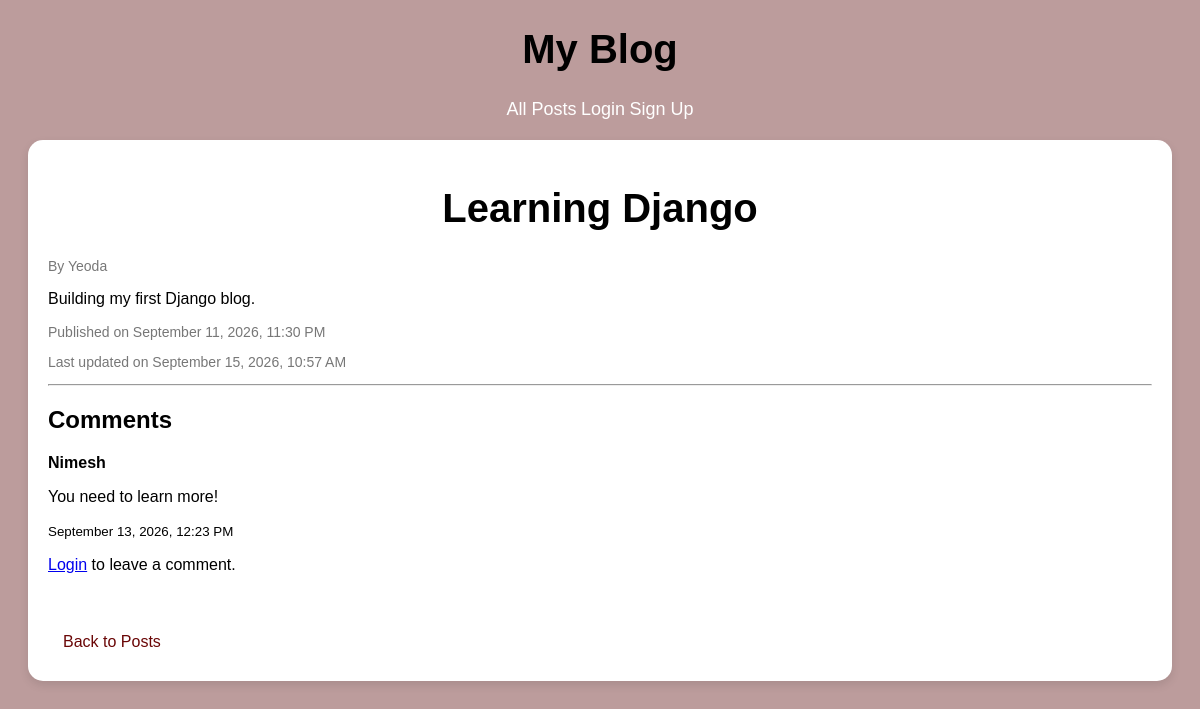
Screenshot of /posts/6/ with the database file from the repository.
### posts/models.py (models this page shows, shortened)
class Post(models.Model):
    title = models.CharField(max_length=200)
    content = models.TextField()
    author = models.ForeignKey(User, on_delete=models.CASCADE)
    created_at = models.DateTimeField(auto_now_add=True)
    updated_at = models.DateTimeField(auto_now=True)

class Comment(models.Model):
    post = models.ForeignKey(Post, on_delete=models.CASCADE, related_name="comments")
    author = models.ForeignKey(User, on_delete=models.CASCADE)
    content = models.TextField()
    created_at = models.DateTimeField(auto_now_add=True)
    updated_at = models.DateTimeField(auto_now=True)

### posts/views.py (the view)
# urls.py: path("<int:post_id>/", views.post_details, name="post_detail"), # type: ignore
def post_details(request, post_id):
    post = get_object_or_404(Post.objects.select_related("author").prefetch_related("comments__author"), id=post_id)
    if request.method == "POST":
        if not request.user.is_authenticated:
            return redirect("login")
        form = CommentForm(request.POST)
        if form.is_valid():
            comment = form.save(commit=False)
            comment.post = post
            comment.author = request.user
            comment.save()
            return redirect("post_detail", post_id = post.id)
    else:
        form = CommentForm()
    return render(request, "posts/post_detail.html", {"post": post, "form": form,})

### posts/templates/posts/post_detail.html (shortened to what this page needs)
{% extends "posts/base.html" %}
{% block bodycontent %}
    <div class="post">
    <h1>{{ post.title }}</h1>
    <p class="meta">By {{ post.author.username }}</p>
    <p>{{ post.content }}</p>
    <p class="meta">Published on {{ post.created_at|date:"F j, Y, g:i A" }}</p>
    <p class="meta">Last updated on {{post.updated_at|date:"F j, Y, g:i A" }}</p>
    <hr>
    <h2>Comments</h2>
    {% for comment in post.comments.all %}
        <div class="comment">
            <strong>{{ comment.author.username }}</strong>
            <p>{{ comment.content }}</p>
            <small>
                {{ comment.created_at|date:"F j, Y, g:i A" }}
            </small>
        </div>
    {% empty %}
        <p>No comments yet. Be the first to comment!</p>
    {% endfor %}
    {% if user.is_authenticated %}
        <h3>Leave a comment</h3>
        <form method="post">
            {% csrf_token %}
            {{ form.as_p }}
            <button type="submit">Post Comment</button>
        </form>
    {% else %}
        <p>
            <a href="{% url 'login' %}">Login</a>
            to leave a comment.
        </p>
    {% endif %}
    <br>
    <a class="back-link" href="{% url 'post_list' %}">Back to Posts</a>
    </div>
{% endblock %}

### posts/static/posts/style.css (style rules this page uses)
body { font-family: Arial, sans-serif; background-color: #bc9c9c; }
.post { background-color: white; padding: 20px; margin: 20px; border-radius: 15px; box-shadow: 0 4px 10px rgba(0, 0, 0, 0.1); }
h1 { text-align: center; font-size: 40px; }
.meta { color: #777; font-size: 14px; }
.back-link { display: inline-block; margin-top: 15px; padding: 10px 15px; background-color: transparent; color: rgb(106, 6, 6); text-decoration: none; border-radius: 5px; }

### rows the page displays
Post: title "Learning Django", author.username "Yeoda", content "Building my first Django blog.", created_at "September 11, 2026, 11:30 PM", updated_at "September 15, 2026, 10:57 AM"
Comment: author.username "Nimesh", content "You need to learn more!", created_at "September 13, 2026, 12:23 PM"
